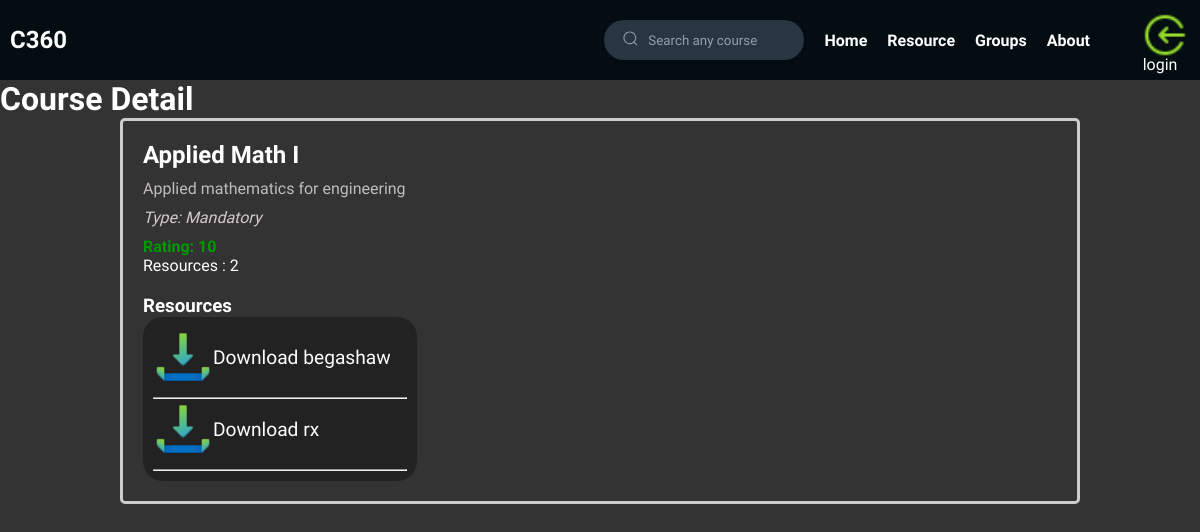
The app's page /course/1/ (signed in), older data.
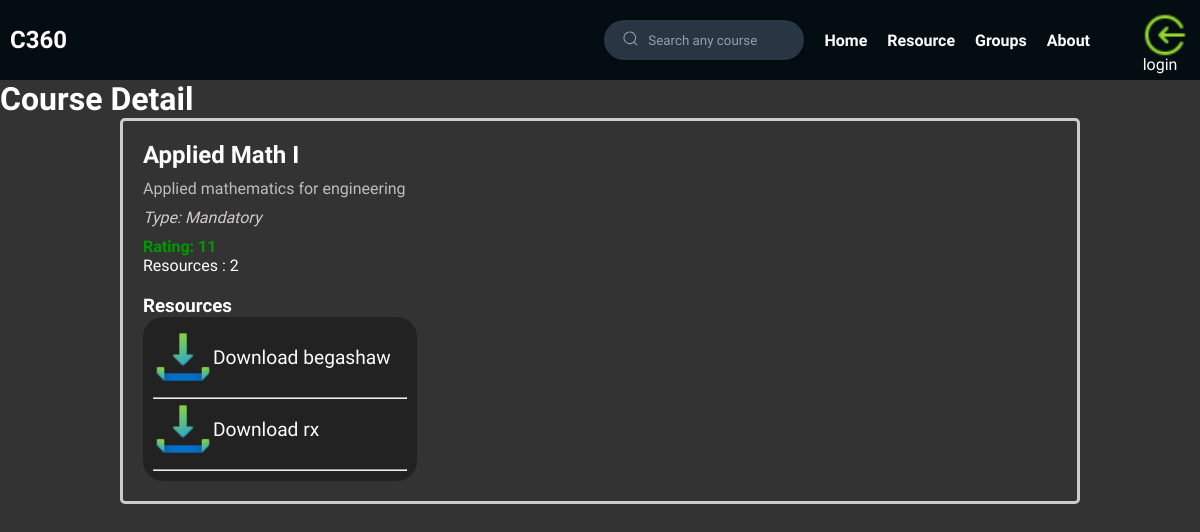
The same page, newer data.
### resource/models.py (models this page shows, shortened)
class course(models.Model):
    name = models.CharField("Name", max_length=200)
    description =models.TextField()
    resource= models.ManyToManyField(resource)
    crh = models.IntegerField()
    rating = models.IntegerField()
    couree_type1 = "Mandatory"
    course_type2 = 'Elective'
    course_type3 = 'Free-Elective'
    course_typechoice = [
        (couree_type1, "Mandatory"),
        (course_type2, 'Elective'),
        (course_type3, 'Free-Elective')
    ]
    course_type = models.CharField(max_length=200, choices=course_typechoice,default=couree_type1)
    @property
    def resource_count(self):
        return self.resource.count()

### resource/views.py (the view)
# urls.py: path('course/<int:course_id>/', views.course_detail, name="course_detail"),
@login_required(login_url='login')
def course_detail(request, course_id):
    cource = course.objects.get(id=course_id)
    context = {'target_course':cource}
    return render(request, 'resource/course.html', context)

### resource/templates/resource/course.html (shortened to what this page needs)
{% extends 'main.html' %}
{% load static %}
{% block content %}
<!DOCTYPE html>
<html>
<head>
    <link rel="stylesheet" href="{% static 'resource/css/course_style.css' %}">
</head>
<body>
    <h1>Course Detail</h1>
        <div class="course-container-d">
            <div class="course-name">{{ target_course.name }}</div>
            <div class="course-description">{{ target_course.description }}</div>
            <div class="course-type">Type: {{ target_course.get_course_type_display }}</div>
            <div class="course-rating">Rating: {{ target_course.rating }}</div>
            <div class="course-resource-count">Resources : {{ target_course.resource_count }}</div>
            <div class="resource-section">
                <h3>Resources</h3>
                <ul>
                {% for resource in target_course.resource.all %}
                     <li>
                        <a href="{{ resource.file.url }}" target="_blank">
                            <img src="{% static 'resource/images/download.png' %}" alt="">
                            Download {{ resource.name }}
                        </a>
                        <hr>
                    </li>
                {% endfor %}
                </ul>
            </div>
        </div>
</body>
</html>
{% endblock content %}

Row changes from the older to the newer data that the page shows:
changed course "Applied Math I": rating "10" → "11"
